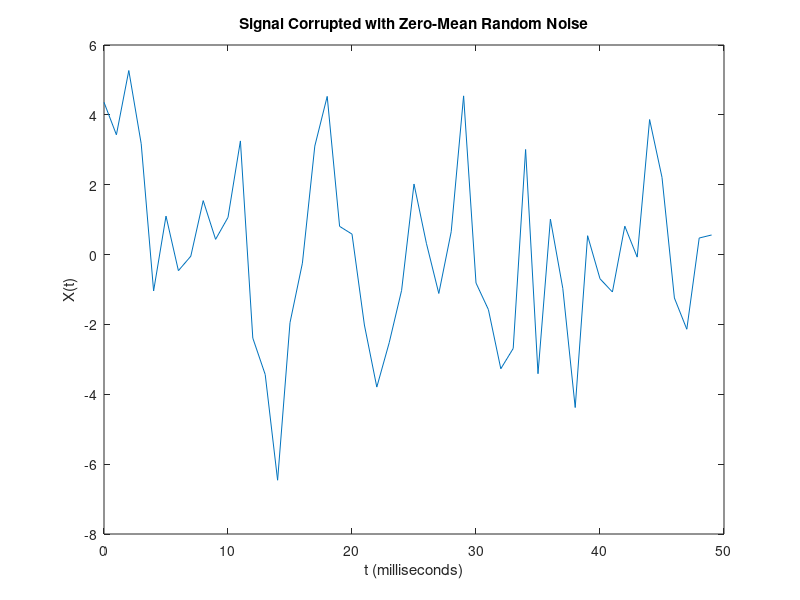
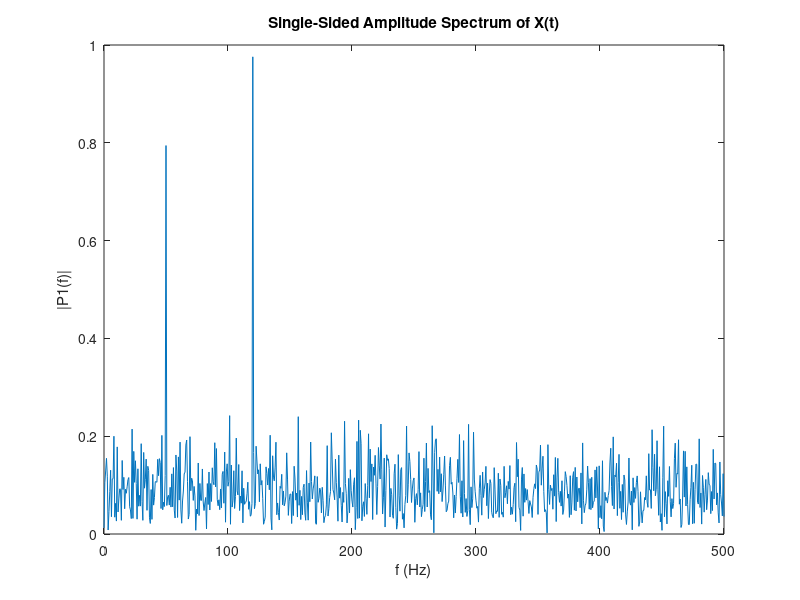
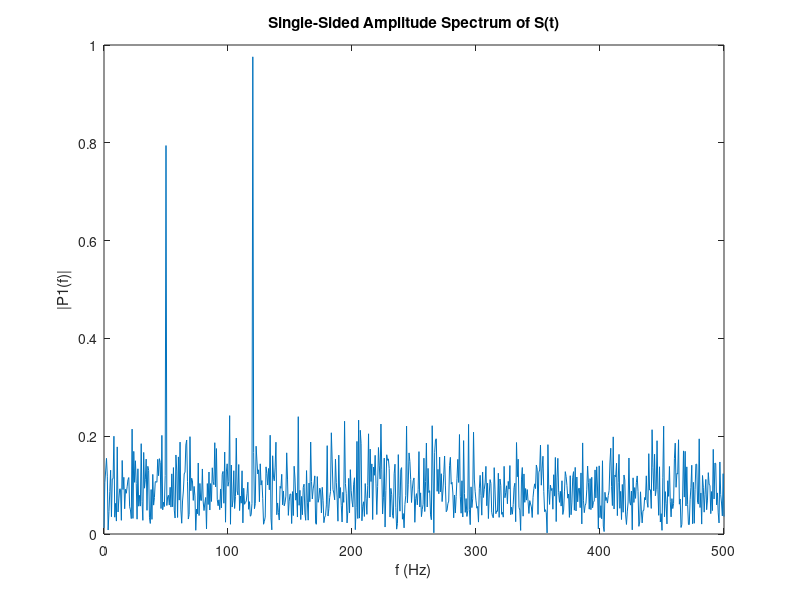

MATLAB code for these plots, in order:

tF = 1000;            % Sampling frequency                    
tS = 1/tF;             % Sampling period       
tN = 1500;             % Length of signal
tL = tN*tS;
t = (0:tN-1)*tS;        % Time vector

y = 0.7*sin(2*pi*50*t) + sin(2*pi*120*t);
y = y + 2*randn(size(t));

figure();
plot(1000*t(1:50),y(1:50))
title('Signal Corrupted with Zero-Mean Random Noise')
xlabel('t (milliseconds)')
ylabel('X(t)')

Y = fft(y);

YF = abs(Y/tN);
YFH = YF(1:tN/2+1);
YFH(2:end-1) = 2*YFH(2:end-1);

k = tF*(0:(tN/2))/tN;
figure();
plot(k,YFH) 
title('Single-Sided Amplitude Spectrum of X(t)')
xlabel('f (Hz)')
ylabel('|P1(f)|')

Y = fft(y);
YF = abs(Y/tN);
YFH = YF(1:tN/2+1);
YFH(2:end-1) = 2*YFH(2:end-1);

figure();
plot(k,YFH) 
title('Single-Sided Amplitude Spectrum of S(t)')
xlabel('f (Hz)')
ylabel('|P1(f)|')